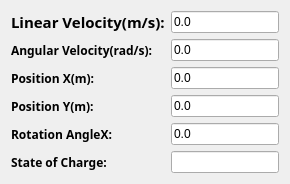
             <widget class="QWidget" name="tab_2">
              <attribute name="title">
               <string>AGV 2</string>
              </attribute>
              <layout class="QGridLayout" name="gridLayout_14">
               <item row="0" column="0">
                <widget class="QLabel" name="label_20">
                 <property name="font">
                  <font>
                   <family>Sans Serif</family>
                   <pointsize>11</pointsize>
                   <weight>75</weight>
                   <italic>false</italic>
                   <bold>true</bold>
                  </font>
                 </property>
                 <property name="text">
                  <string>Linear Velocity(m/s):</string>
                 </property>
                </widget>
               </item>
               <item row="0" column="1">
                <widget class="QLineEdit" name="label_lineer_hiz_2">
                 <property name="text">
                  <string>0.0</string>
                 </property>
                </widget>
               </item>
               <item row="2" column="0">
                <widget class="QLabel" name="label_14">
                 <property name="font">
                  <font>
                   <family>Sans Serif</family>
                   <weight>75</weight>
                   <italic>false</italic>
                   <bold>true</bold>
                  </font>
                 </property>
                 <property name="text">
                  <string>Position X(m):</string>
                 </property>
                </widget>
               </item>
               <item row="1" column="0">
                <widget class="QLabel" name="label_17">
                 <property name="font">
                  <font>
                   <family>Sans Serif</family>
                   <weight>75</weight>
                   <italic>false</italic>
                   <bold>true</bold>
                  </font>
                 </property>
                 <property name="text">
                  <string>Angular Velocity(rad/s):</string>
                 </property>
                </widget>
               </item>
               <item row="3" column="0">
                <widget class="QLabel" name="label_15">
                 <property name="font">
                  <font>
                   <family>Sans Serif</family>
                   <weight>75</weight>
                   <italic>false</italic>
                   <bold>true</bold>
                  </font>
                 </property>
                 <property name="text">
                  <string>Position Y(m):</string>
                 </property>
                </widget>
               </item>
               <item row="2" column="1">
                <widget class="QLineEdit" name="label_konum_x_2">
                 <property name="text">
                  <string>0.0</string>
                 </property>
                </widget>
               </item>
               <item row="4" column="0">
                <widget class="QLabel" name="label_24">
                 <property name="font">
                  <font>
                   <family>Sans Serif</family>
                   <weight>75</weight>
                   <italic>false</italic>
                   <bold>true</bold>
                  </font>
                 </property>
                 <property name="text">
                  <string>Rotation AngleX:</string>
                 </property>
                </widget>
               </item>
               <item row="3" column="1">
                <widget class="QLineEdit" name="label_konum_y_2">
                 <property name="text">
                  <string>0.0</string>
                 </property>
                </widget>
               </item>
               <item row="1" column="1">
                <widget class="QLineEdit" name="label_acisal_hiz_2">
                 <property name="text">
                  <string>0.0</string>
                 </property>
                </widget>
               </item>
               <item row="4" column="1">
                <widget class="QLineEdit" name="label_donus_acisi_2">
                 <property name="text">
                  <string>0.0</string>
                 </property>
                </widget>
               </item>
               <item row="5" column="0">
                <widget class="QLabel" name="label_23">
                 <property name="font">
                  <font>
                   <family>Sans</family>
                   <weight>75</weight>
                   <italic>false</italic>
                   <bold>true</bold>
                  </font>
                 </property>
                 <property name="text">
                  <string>State of Charge:</string>
                 </property>
                </widget>
               </item>
               <item row="5" column="1">
                <widget class="QLineEdit" name="label_amr2_sarj_durumu"/>
               </item>
              </layout>
             </widget>
